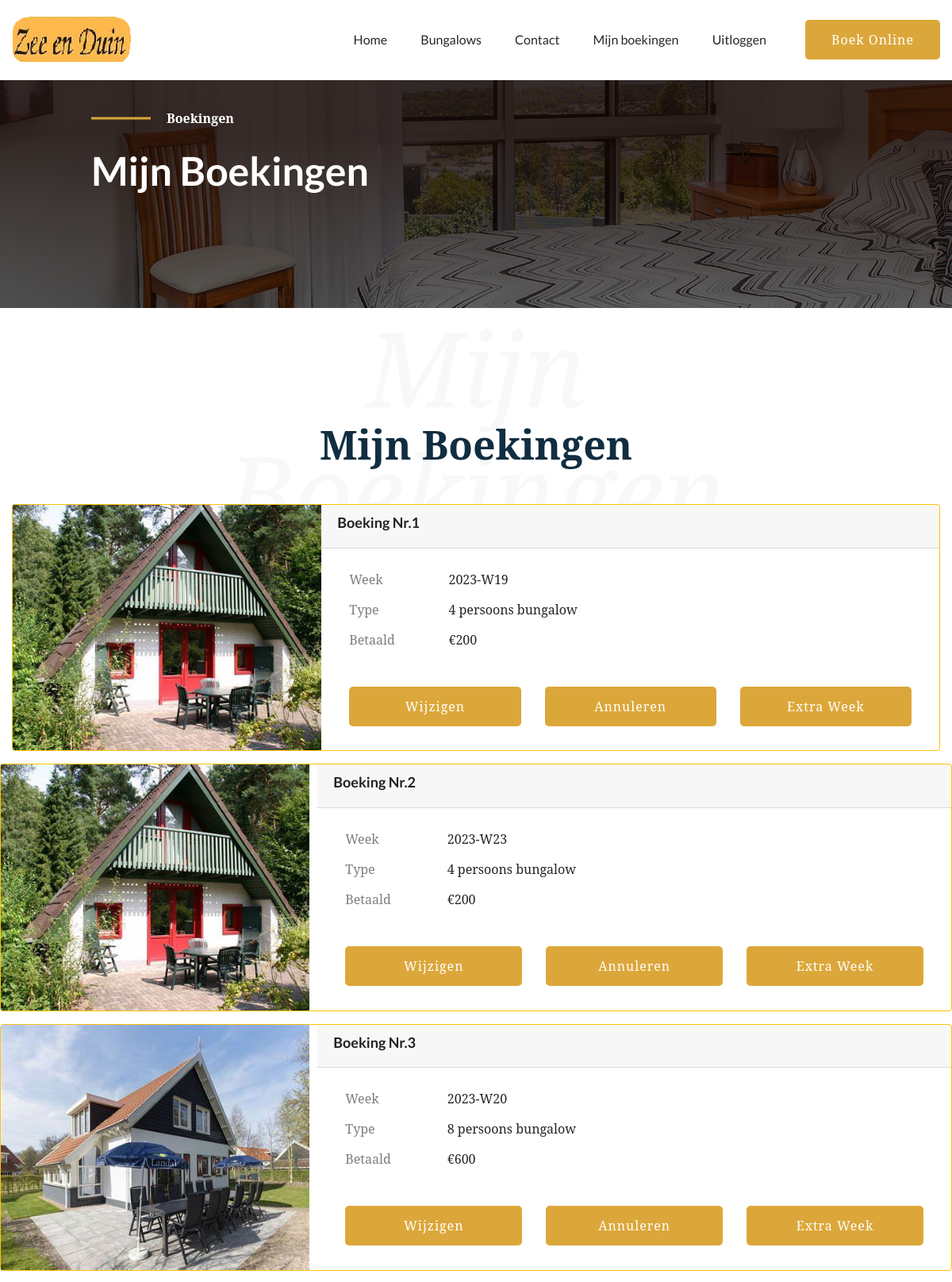
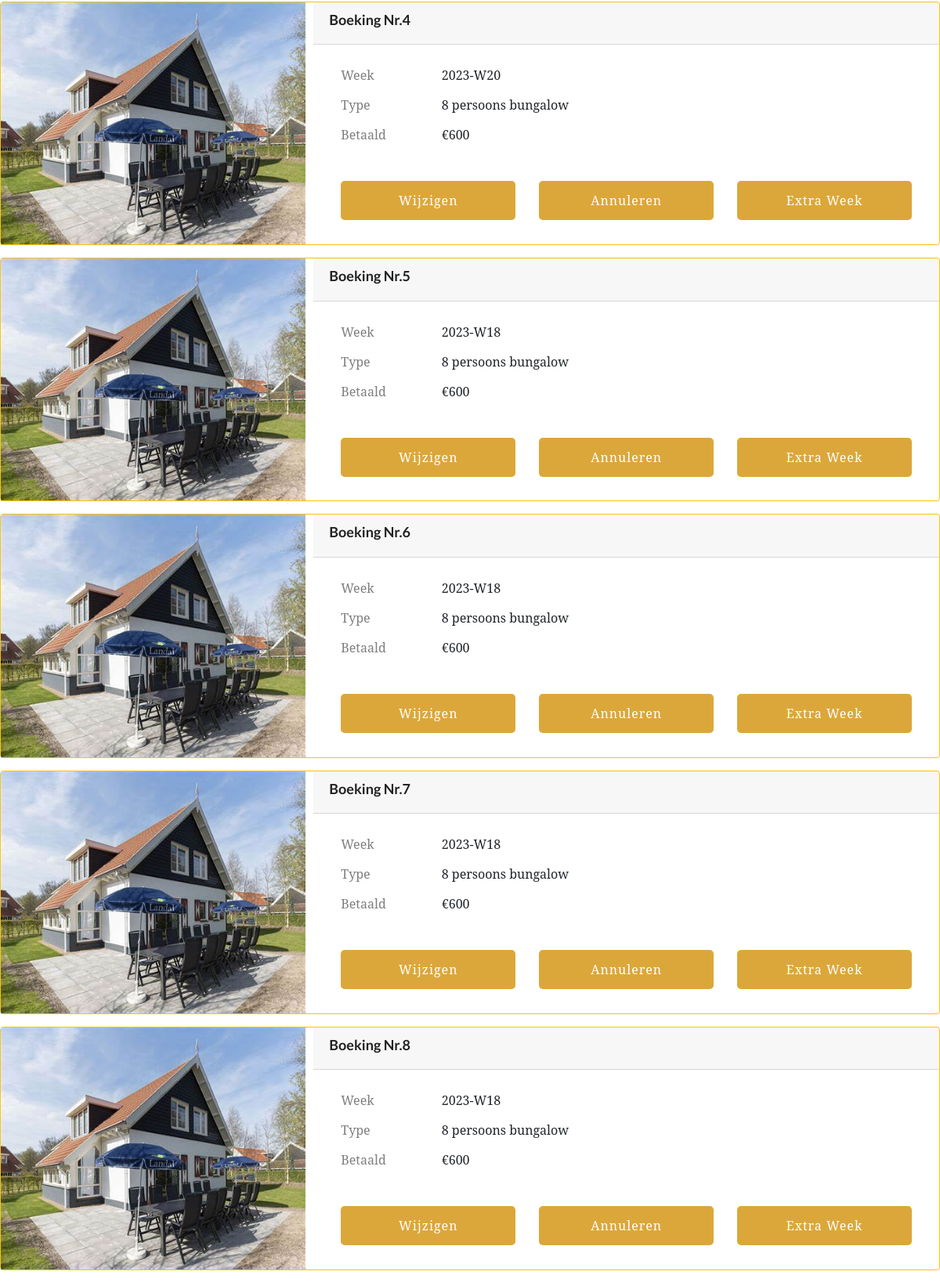
The page /boekingen (signed in, upper part) on the database its author committed (2 pictures, top to bottom).
### website2/models.py (models this page shows)
class Boekingen(db.Model):
    __tablename__ = 'bookings'
    id = db.Column(db.Integer, primary_key=True)
    week = db.Column(db.Integer, nullable=False) # Not NULL
    customer_id = db.Column(db.Integer, db.ForeignKey('customer.id')) # Foreign key?
    bungalow_id = db.Column(db.Integer, db.ForeignKey('bungalow.id')) # Foreign key?

class Bungalow(db.Model):
    __tablename__ = 'bungalow'
    id = db.Column(db.Integer, primary_key=True)
    name = db.Column(db.Text, nullable = False)
    size = db.Column(db.Integer, nullable = False)
    price = db.Column(db.Integer, nullable = False)
    bookings = db.relationship('Boekingen', backref='bungalow', uselist=False)

### website2/auth.py (the view)
@auth.route('/boekingen')
@login_required
def boekingen():
    results = db.session.execute(db.select(Boekingen, Bungalow)
                                 .filter(Boekingen.bungalow_id == Bungalow.id)
                                 .filter(Boekingen.customer_id == current_user.id)).scalars()
    return render_template("mijnboekingen.html", user=current_user, boekingen=results)

### website2/__init__.py (called while the page is built)
def create_app():
    app = Flask(__name__)
    app.config['SECRET_KEY'] = 'geheimesleutel'
    app.config['SQLALCHEMY_DATABASE_URI'] = f'sqlite:///{DB_NAME}'
    db.init_app(app)
    from .views import views
    from .auth import auth
    app.register_blueprint(views, url_prefix='/')
    app.register_blueprint(auth, url_prefix='/')
    from .models import Klant, Boekingen, Bungalow
    login_manager = LoginManager()
    login_manager.login_view = 'auth.login'
    login_manager.init_app(app)
    @login_manager.user_loader
    def load_klant(id):
        return Klant.query.get(int(id))
    with app.app_context():
        db.create_all()
    return app

### website2/templates/mijnboekingen.html (shortened to what this page needs)
{% extends "base.html" %}
{% block content %}
        <link rel="stylesheet" href="../static/assets/css/bootstrap.min.css">
        <link rel="stylesheet" href="../static/assets/css/owl.carousel.min.css">
        <link rel="stylesheet" href="../static/assets/css/gijgo.css">
        <link rel="stylesheet" href="../static/assets/css/slicknav.css">
        <link rel="stylesheet" href="../static/assets/css/animate.min.css">
        <link rel="stylesheet" href="../static/assets/css/magnific-popup.css">
        <link rel="stylesheet" href="../static/assets/css/fontawesome-all.min.css">
        <link rel="stylesheet" href="../static/assets/css/themify-icons.css">
        <link rel="stylesheet" href="../static/assets/css/themify-icons.css">
        <link rel="stylesheet" href="../static/assets/css/slick.css">
        <link rel="stylesheet" href="../static/assets/css/nice-select.css">
        <link rel="stylesheet" href="../static/assets/css/style.css">
        <link rel="stylesheet" href="../static/assets/css/responsive.css">
   </head>
   <body>
    <div id="preloader-active">
        <div class="preloader d-flex align-items-center justify-content-center">
            <div class="preloader-inner position-relative">
                <div class="preloader-img pere-text">
                    <strong>Boekingen</b>
                </div>
            </div>
        </div>
    </div>
    <main>
        <div class="slider-area">
            <div class="single-slider hero-overly slider-height2 d-flex align-items-center" data-background="../static/assets/img/hero/aboutpage_hero.jpg" >
                <div class="container">
                    <div class="row ">
                        <div class="col-md-11 offset-xl-1 offset-lg-1 offset-md-1">
                            <div class="hero-caption">
                                <span>Boekingen</span>
                                <h2>Mijn Boekingen</h2>
                            </div>
                        </div>
                    </div>
                </div>
            </div>
        </div>
        <section class="room-area r-padding1">
            <div class="container">
                <div class="row justify-content-center">
                    <div class="col-xl-8">
                        <div class="font-back-tittle mb-45">
                            <div class="archivment-front">
                                <h3>Mijn Boekingen</h3>
                            </div>
                            <h3 class="archivment-back">Mijn Boekingen</h3>
                        </div>
                    </div>
                </div>
                {% for boeking in boekingen %}
                <div class="card border-warning mb-3" style="max-width: full-screen;">
                    <div class="row no-gutters">
                      <div class="col-md-4 ">
                        {% if boeking.bungalow.id == 1 %}
                        <img src="../static/boekingcss/img/boeking4.jpg" class="float" alt="image4" height="309.25" width="389">
                        {% elif boeking.bungalow.id == 2 %}
                        <img src="../static/boekingcss/img/boeking6.jpg" class="float" alt="image4" height="309.25" width="389">
                        {% elif boeking.bungalow.id == 3 %}
                        <img src="../static/boekingcss/img/boeking8.jpg" class="float" alt="image4" height="309.25" width="389">
                        {% endif %}
                      </div>
                      <div class="col-md-8">
                        <div class="card-header "><h4><b>Boeking Nr.{{ boeking.id }}</b></h4>
                        </div>
                        <div class="card-body">
                            <div class="container">
                                <div class="mb-3 row ">
                                    <label for="staticEmail" class="col-sm-2 col-form-label">Week</label>
                                    <div class="col-sm-10">
                                      <input type="text" readonly class="form-control-plaintext" id="staticEmail" value="{{ boeking.week }}">
                                    </div>
                                    <label for="staticEmail" class="col-sm-2 col-form-label">Type</label>
                                    <div class="col-sm-10">
                                      <input type="text" readonly class="form-control-plaintext" id="staticEmail" value="{{ boeking.bungalow.size }} persoons bungalow">
                                    </div>
                                    <label for="staticEmail" class="col-sm-2 col-form-label">Betaald</label>
                                    <div class="col-sm-10">
                                      <input type="text" readonly class="form-control-plaintext" id="staticEmail" value="€{{ boeking.bungalow.price }}">
                                    </div>
                                </div>
                                <br>
                                <div class="row">
                                    <div class="col-4">
                                        <div class="header-btn">
                                            <a.text-nowrap type="button" class="btn btn1 d-none d-lg-block" >Wijzigen</a>
                                        </div>
                                    </div>
                                    <div class="col-4">
                                        <div class="header-btn">
                                        <a.text-nowrap type="button" class="btn btn1 d-none d-lg-block">Annuleren</a>
                                        </div>
                                    </div>
                                    <div class="col-4">
                                        <div class="header-btn">
                                            <a href="/bungalows" class="btn btn1 d-none d-lg-block ">Extra week</a>
                                        </div>
                                    </div>
                                </div>
                                </div>
                            </div>
                        </div>
                      </div>
                    </div>
                  </div>
                  {% endfor %}
        </section>
    </body>
{% endblock %}

### rows shown on the page
Boekingen: id "1", week "2023-W19", bungalow.size "4 persoons bungalow", bungalow.price "€200"
Boekingen: id "2", week "2023-W23", bungalow.size "4 persoons bungalow", bungalow.price "€200"
Boekingen: id "3", week "2023-W20", bungalow.size "8 persoons bungalow", bungalow.price "€600"
Boekingen: id "4", week "2023-W20", bungalow.size "8 persoons bungalow", bungalow.price "€600"
Boekingen: id "5", week "2023-W18", bungalow.size "8 persoons bungalow", bungalow.price "€600"
Boekingen: id "6", week "2023-W18", bungalow.size "8 persoons bungalow", bungalow.price "€600"
Boekingen: id "7", week "2023-W18", bungalow.size "8 persoons bungalow", bungalow.price "€600"
Boekingen: id "8", week "2023-W18", bungalow.size "8 persoons bungalow", bungalow.price "€600"
